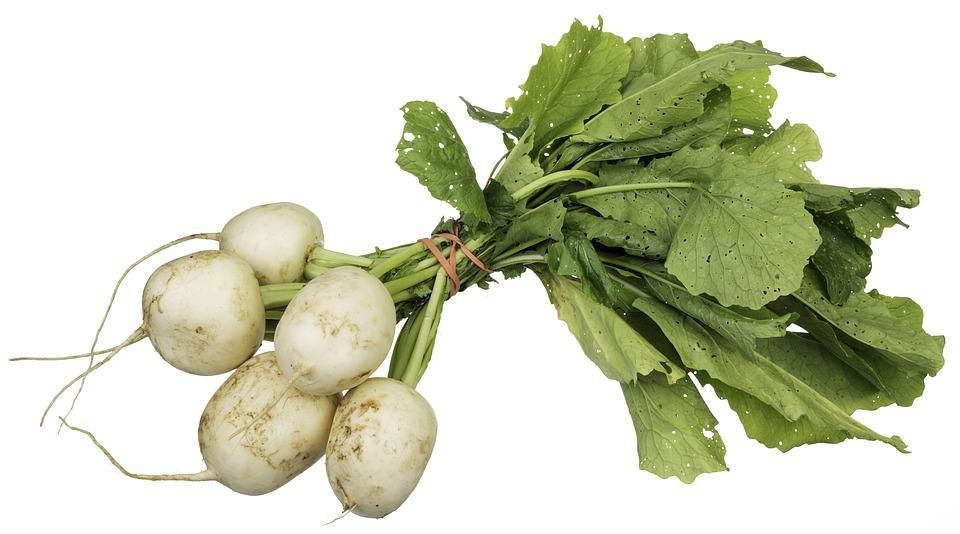
%> input picture UAS TPC_I GEDE RIZKY_20200302016/sayur.jpg, 960 x 534 px
$ octave 'I GedeRizky KArtika Yoga_20200302016.m'   (GNU Octave 9; MATLAB toolbox functions it lacks are replaced by stand-ins)
%> lines starting %> are read from the running program, lines starting %| are printed output that depends on the picture; in (x1, y1, x2, y2) boxes, pixels count from 0 and x2, y2 are one past the last pixel; in counts of white or black regions, pixels touching at a corner belong together; the program's own positions count from 1
clc;
clear;
close all;
warning off all;

Img = imread('sayur.jpg');
%> Img is the input picture: size 534x960x3 uint8; mean R, G, B 206.1, 209.6, 185.7
figure, imshow(Img);

I = double(rgb2gray(Img));
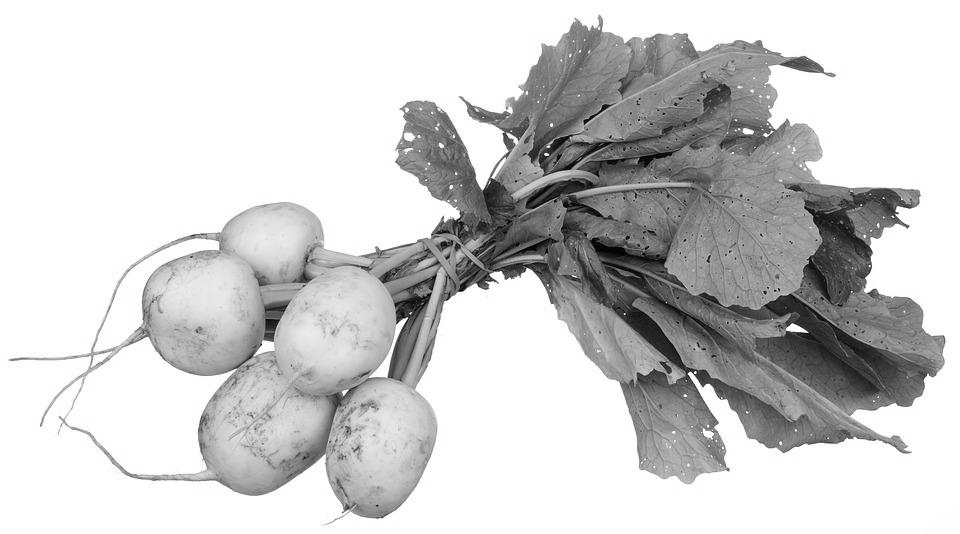
%> I: size 534x960 double; min 0, max 255, mean 205.8
dlx = [-1 0 1];
dly = [-1;0;1];
Ix = conv2(I,dlx,'same');
Iy = conv2(I,dly,'same');
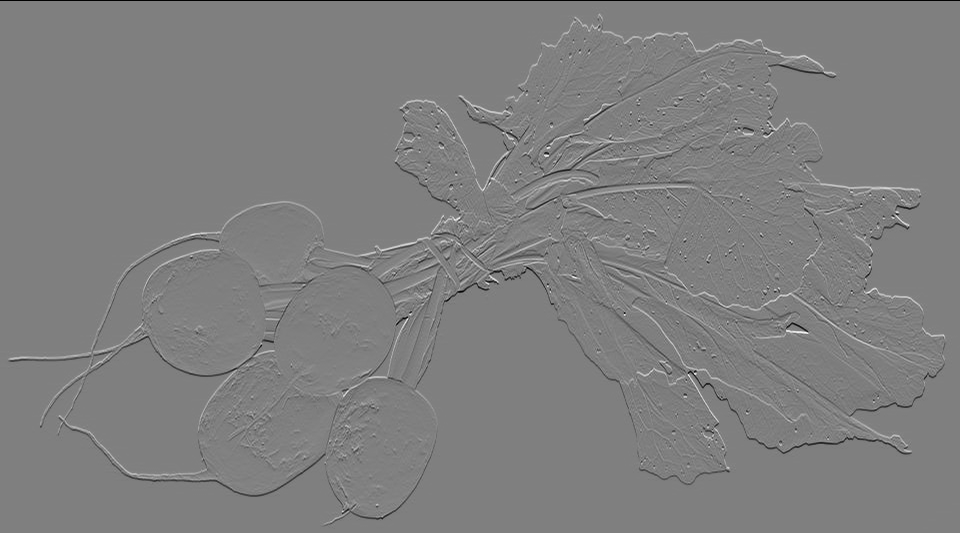
%> Iy: size 534x960 double; min -255, max 255, mean 0; mean of the top-left, top-right, bottom-left and bottom-right quarters -0.5, 0, 0.5, 0; drawn with min black and max white
J = sqrt((Ix.^2)+(Iy.^2));
figure, imshow(J,[]);

K = J>10;
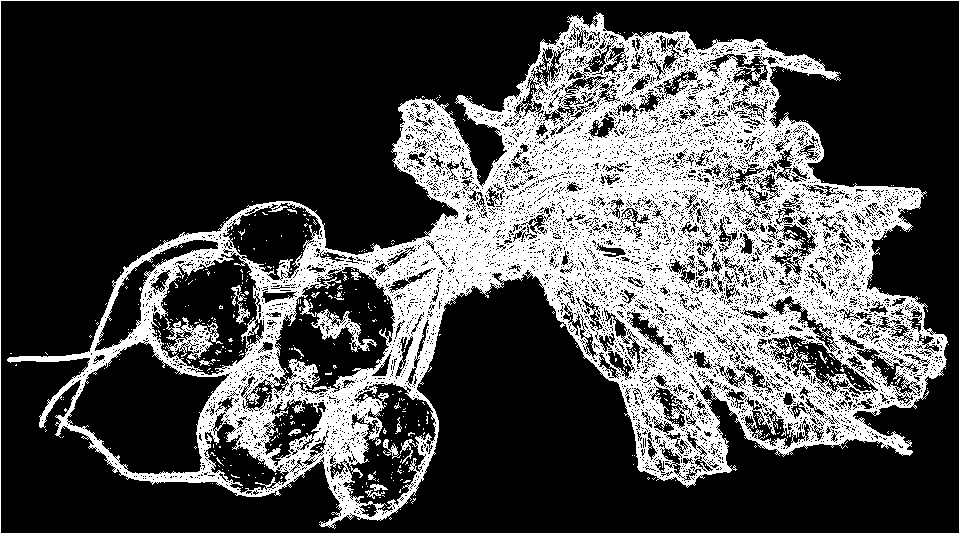
%> K: size 534x960 logical; 28.9% white; 615 white regions (594 under 20 px), largest, box (x1, y1, x2, y2) and area: (7, 12, 948, 529) 140770, (0, 0, 960, 534) 2984, (165, 317, 223, 360) 954
L = imclearborder(K);
%> L: size 534x960 logical; 28.3% white; 614 white regions (594 under 20 px), largest, box (x1, y1, x2, y2) and area: (7, 12, 948, 529) 140770, (165, 317, 223, 360) 954, (299, 299, 377, 352) 920
M = imfill(L,'holes');
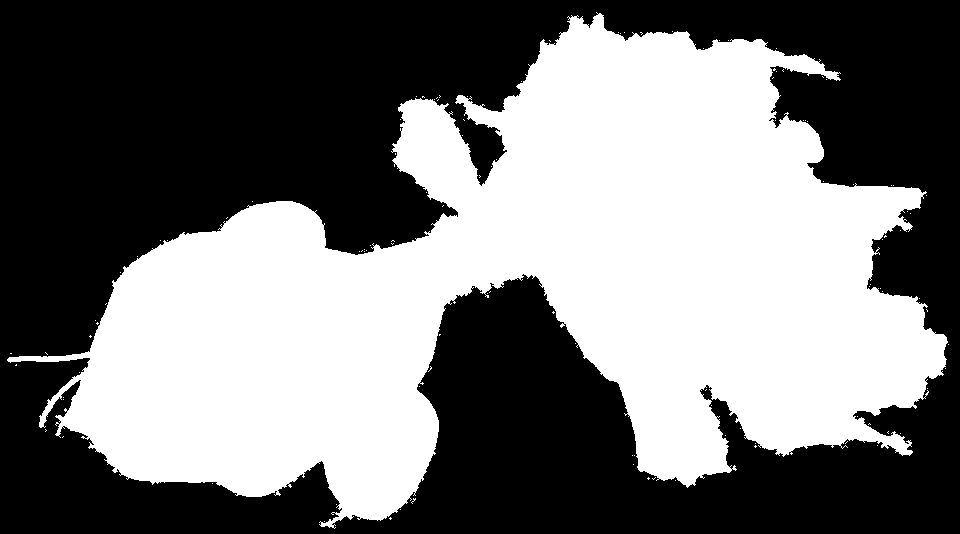
%> M: size 534x960 logical; 46.1% white; 114 white regions (113 under 20 px), largest, box (x1, y1, x2, y2) and area: (7, 12, 948, 529) 236258
N = bwareaopen(M,100);
%> N: size 534x960 logical; 46.1% white; 1 white region, box (x1, y1, x2, y2) and area: (7, 12, 948, 529) 236258
figure, imshow(N);
area = sum(sum(N));
%> area = 236258

O = bwmorph(N,'remove');
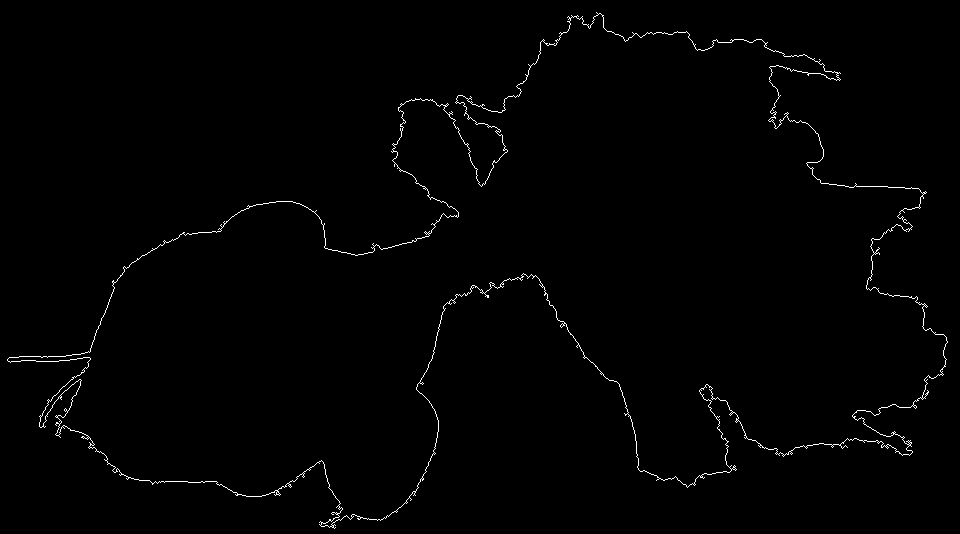
%> O: size 534x960 logical; 0.91% white in thin lines or dots
figure, imshow(O);
perimeter = sum(sum(O));
%> perimeter = 4661

[B,L] = bwboundaries(N,'noholes');
%> B = 1 boundary; box (x1, y1, x2, y2) and points: (7, 12, 948, 529) 4922
figure,imshow(Img)
hold on
for k = 1:length(B)
    boundary = B{k};
    plot(boundary(:,2), boundary(:,1), 'y', 'linewidth', 2)
end
%> this loop made 1 pass
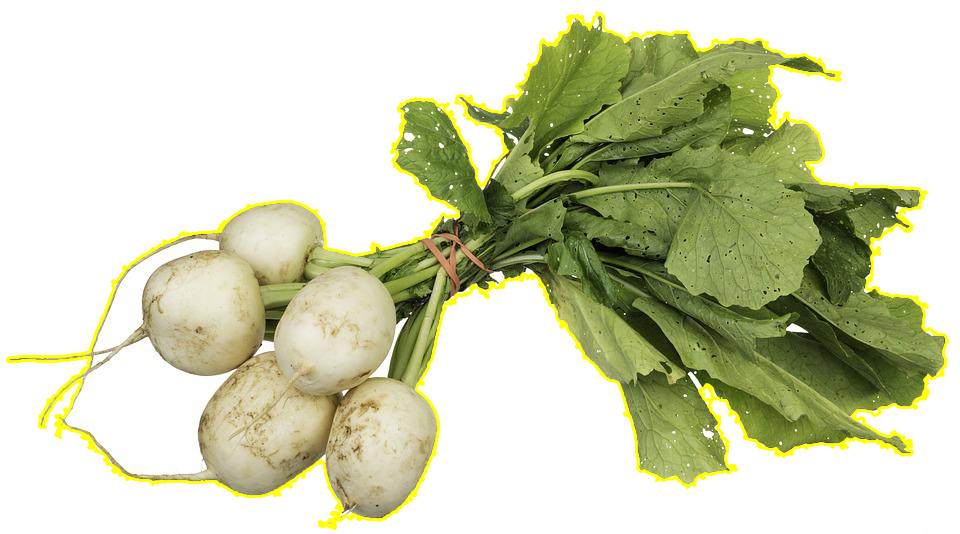
%> figure redrawn from the program's plot data

[row,col] = find(N==1);
%> row = 236258 values from 13 to 529; col = 236258 values from 8 to 948
[a,b] = size(N);
%> a = 534; b = 960
mask = false(a,b);
mask(min(row):max(row),min(col):max(col))= 1;
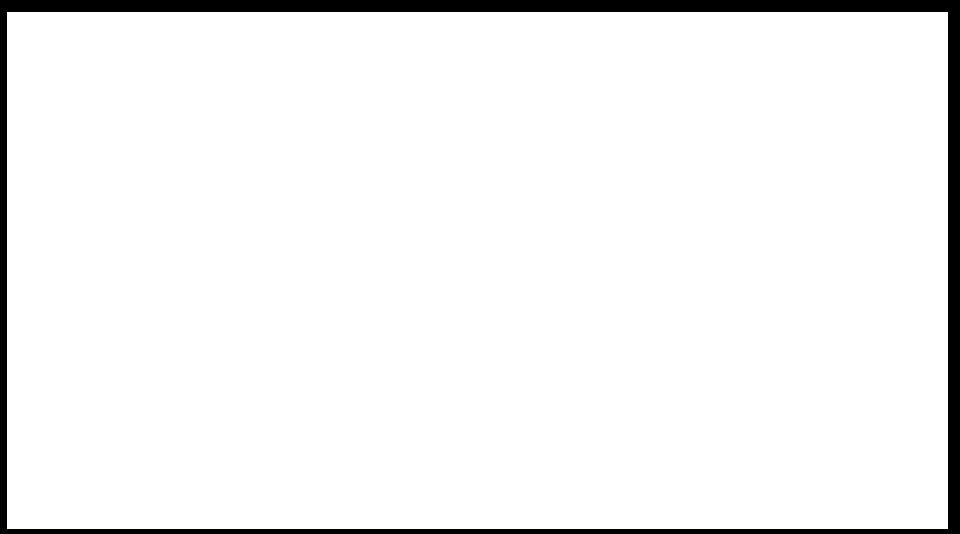
%> mask: size 534x960 logical; 94.9% white; 1 black region, box (x1, y1, x2, y2) and area: (0, 0, 960, 534) 26143
%> (the run ends here)
